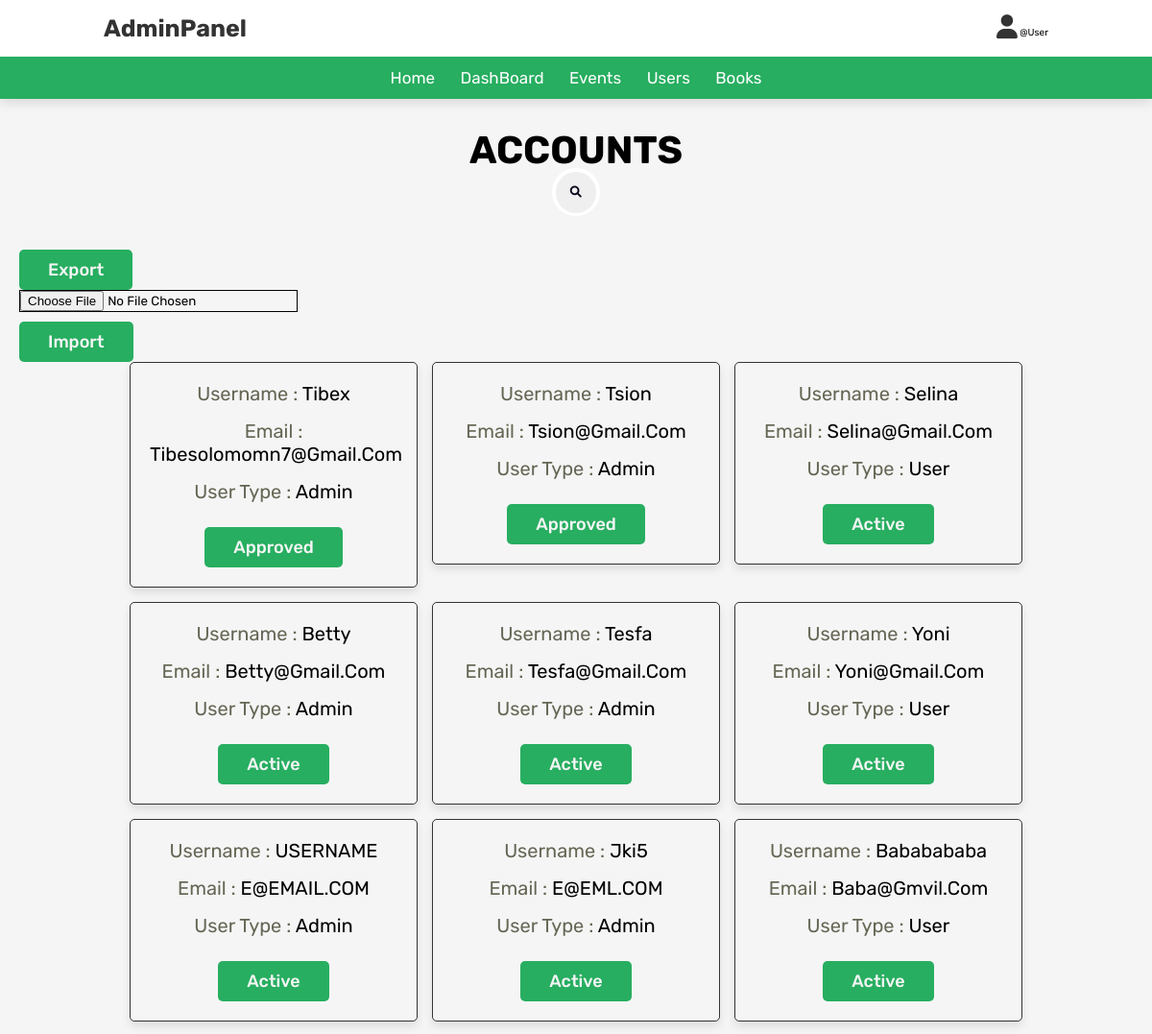
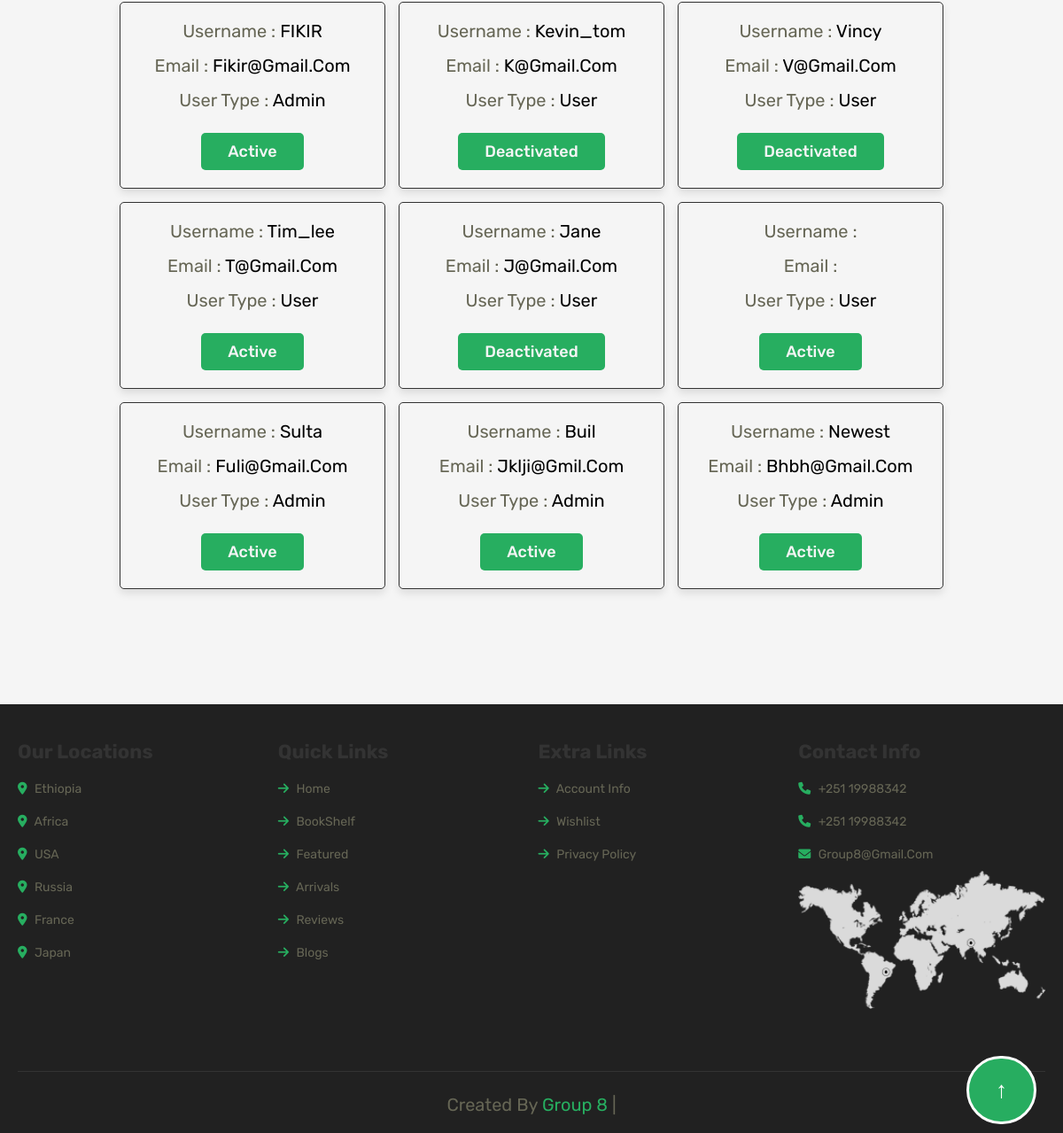
The app's page /admin/admin_users.php with its own data (2 pictures, top to bottom).
### tables this page shows
CREATE TABLE `user` (
  `UserID` int(11) NOT NULL,
  `UserName` varchar(100) NOT NULL,
  `Email` varchar(50) NOT NULL,
  `PhoneNumber` int(14) NOT NULL,
  `FirstName` varchar(100) NOT NULL,
  `LastName` varchar(100) NOT NULL,
  `Password` varchar(60) NOT NULL,
  `IsAdmin` varchar(5) NOT NULL DEFAULT 'User',
  `Interests` longtext NOT NULL,
  `CreditCard` int(11) NOT NULL,
  `About` varchar(200) NOT NULL,
  `Status` varchar(20) NOT NULL DEFAULT 'Active',
  `CreatedAt` date NOT NULL DEFAULT current_timestamp()
);

### admin/search.php (called while the page is built, shortened)
<?php
    $user = $_GET['user'] ?? '';
    $event = $_GET['event'] ?? '';
    $book = $_GET['book'] ?? '';
    if($event){
        $select_events = mysqli_query($db, "SELECT * FROM event WHERE NAME LIKE '%$event%' order by NAME ASC") or die("query failed");
    }
    else if($user){
        $select_users = mysqli_query($db, "SELECT * FROM user WHERE UserName LIKE '%$user%' order by UserName ASC") or die("query failed");
    }
    else if($book){
        $select_books = mysqli_query($db, "SELECT * FROM books WHERE (Title LIKE '%$book%') OR  (Genre LIKE '%$book%') OR (Author LIKE '%$book%') OR (Language LIKE '%$book%')
         order by Title ASC") or die("query failed");
    }
    else{
        $select_users = mysqli_query($db, "SELECT * FROM user") or die("query failed");
    }

### admin/admin_users.php (the view, shortened to what this page needs)
<?php
include "export users.php";
include '../inc/admin-nav.php';
?>
<!DOCTYPE html>
<html lang="en">
<head>
   <link rel="stylesheet" href="https://cdnjs.cloudflare.com/ajax/libs/font-awesome/6.0.0/css/all.min.css">
   <link rel="stylesheet" href="../css/style.css">
   <link rel="stylesheet" href="../css/admin_style.css">
</head>
<body>
<section class="users">
   <h1 class="title" style="color:black"> accounts </h1>
   <form action="" class="search-form" method="GET">
           <button type=submit class="fa fa-search"></button>
        </form>
   <div class="export_import">
      <form action="" method="post">
         <button class=btn type="submit" name="export_user">Export</button>
            </form>
         <?php
            include "import users.php";
         ?>
   </div>
   <div class="box-container">
      <?php
         include "search.php";
         while($fetch_users = mysqli_fetch_assoc($select_users)){
      ?>
      <div class="box">
         <p> username : <a href="../public/visit profile.php?visit=<?php echo $fetch_users["UserName"]?>"><span  style="color:black"><?php echo $fetch_users['UserName']; ?></span> </a> </p>
         <p> email : <span  style="color:black">   <?php echo $fetch_users['Email']; ?></span> </p>
         <p> user type : <span style="color:black"><?php echo $fetch_users['IsAdmin']; ?></span> </p>
         <?php
         if($fetch_users['IsAdmin'] == 'Admin'){
         ?>
         <a href="#" onclick="return confirm('You Cant Make Changes to <?php echo $fetch_users['UserName']; ?>, they are an admin')" class="btn"><?php echo $fetch_users['Status']; ?></a>
         <?php
         }
         else{
            ?>
            <a href="admin_users.php?delete=<?php echo $fetch_users['UserID']; ?>" onclick="return confirm('Make Changes to <?php echo $fetch_users['UserName']; ?>')" class="btn"><?php echo $fetch_users['Status']; ?></a>
            <?php
         }
         ?>
      </div>
      <?php
         };
      ?>
   </div>
</section>
<?php
include '../inc/footer.php';
?>
</body>
</html>

### css/style.css (style rules this page uses)
:root { --green: #27ae60; --dark-color: #219150; --black: #444; --light-color: #666; --border: 0.1rem solid rgba(0, 0, 0, 0.1); --border-hover: 0.1rem solid var(--black); --box-shadow: 0 0.5rem 1rem rgba(0, 0, 0, 0.1); }
* { font-family: "Poppins", sans-serif; margin: 0; padding: 0; box-sizing: border-box; outline: none; border: none; text-decoration: none; text-transform: capitalize; transition: all 0.2s linear; transition: width none; }
html { font-size: 62.5%; overflow-x: hidden; scroll-padding-top: 5rem; scroll-behavior: smooth; }
section { padding: 5rem 9%; }
.btn { margin-top: 1rem; display: inline-block; padding: 0.9rem 3rem; border-radius: 0.5rem; color: #fff; background: var(--green); font-size: 1.7rem; cursor: pointer; font-weight: 500; }

### css/admin_style.css (style rules this page uses)
:root { --purple:#27ae60; --green: #27ae60; --red:#c0392b; --orange:#f39c12; --black:#333; --white:#f5f5f5; --light-color:#665; --light-white:#ccc; --light-bg:#f5f5f5; --border:.1rem solid var(--black); --box-shadow:0 .5rem 1rem rgba(5,0,0,.1); }
* { font-family: 'Rubik', sans-serif; margin:0; padding:0; box-sizing: border-box; outline: none; border:none; text-decoration: none; transition:all .2s linear; }
html { font-size: 62.5%; overflow-x: hidden; }
body { background-color: var(--light-bg); }
section { padding:3rem 2rem; }
.title { text-align: center; margin-bottom: 2rem; text-transform: uppercase; color:var(--white); font-size: 4rem; }
.export_import { display:grid; }
.btn, .option-btn, .delete-btn, .white-btn { display: inline-block; margin-top: 1rem; padding:1rem 3rem; cursor: pointer; color:var(--white); font-size: 1.8rem; border-radius: .5rem; text-transform: capitalize; }
.white-btn, .btn { background-color: var(--purple); }
.users .box-container { display: grid; grid-template-columns: repeat(auto-fit, 30rem); justify-content: center; gap:1.5rem; max-width: 1200px; margin:0 auto; align-items: flex-start; }
.users .box-container .box { background-color: var(--white); padding:2rem; border:var(--border); box-shadow: var(--box-shadow); border-radius: .5rem; text-align: center; }
.users .box-container .box p { padding-bottom: 1.5rem; font-size: 2rem; color:var(--light-color); }
.users .box-container .box p span { color:var(--white); }

### css/footer.css (style rules this page uses)
.box-container { display: flex; }

### admin/admin_users.php (style rules this page uses)
.search-form { position: relative; top: 50%; left: 50%; transform: translate(-50%,-50%); transition: all 1s; width: 50px; height: 50px; background: white; box-sizing: border-box; border-radius: 25px; border: 4px solid white; padding: 5px; }
.fa { box-sizing: border-box; padding: 10px; width: 42.5px; height: 42.5px; position: absolute; top: 0; right: 0; border-radius: 50%; color: #07051a; text-align: center; font-size: 1.2em; transition: all 1s; }

### records on screen
user: UserName "Tibex", Email "Tibesolomomn7@gmail.com", IsAdmin "Admin", Status "Approved"
user: UserName "Tsion", Email "Tsion@gmail.com", IsAdmin "Admin", Status "Approved"
user: UserName "Selina", Email "Selina@gmail.com", IsAdmin "User", Status "Active"
user: UserName "Betty", Email "Betty@gmail.com", IsAdmin "Admin", Status "Active"
user: UserName "Tesfa", Email "Tesfa@gmail.com", IsAdmin "Admin", Status "Active"
user: UserName "Yoni", Email "Yoni@gmail.com", IsAdmin "User", Status "Active"
user: UserName "USERNAME", Email "E@EMAIL.COM", IsAdmin "Admin", Status "Active"
user: UserName "Jki5", Email "E@EML.COM", IsAdmin "Admin", Status "Active"
user: UserName "Bababababa", Email "Baba@gmvil.com", IsAdmin "User", Status "Active"
user: UserName "FIKIR", Email "Fikir@gmail.com", IsAdmin "Admin", Status "Active"
user: UserName "Kevin_tom", Email "K@gmail.com", IsAdmin "User", Status "Deactivated"
user: UserName "Vincy", Email "V@gmail.com", IsAdmin "User", Status "Deactivated"
user: UserName "Tim_lee", Email "T@gmail.com", IsAdmin "User", Status "Active"
user: UserName "Jane", Email "J@gmail.com", IsAdmin "User", Status "Deactivated"
user: IsAdmin "User", Status "Active"
user: UserName "Sulta", Email "Fuli@gmail.com", IsAdmin "Admin", Status "Active"
user: UserName "Buil", Email "Jklji@gmil.com", IsAdmin "Admin", Status "Active"
user: UserName "Newest", Email "Bhbh@gmail.com", IsAdmin "Admin", Status "Active"
